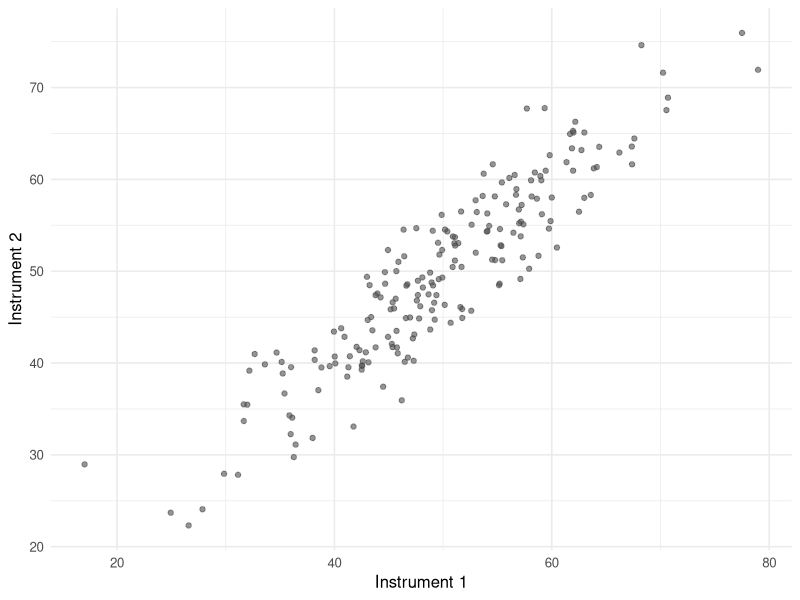
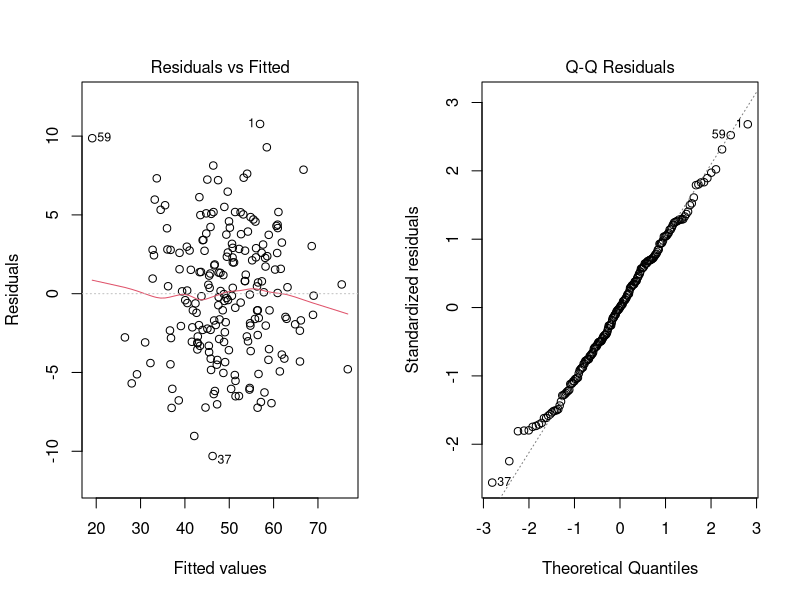

These charts were generated, in order, by the following R code:
# ============================================================
# Biostatistics Courses
# Course 2 — Week 1, Session 1: Correlation vs regression; Model-I/II
# ============================================================

# --- 0. Setup --------------------------------------------------
library(tidyverse)
library(broom)
set.seed(42)
theme_set(theme_minimal(base_size = 12))

# --- 1. Hypothesis / Goal --------------------------------------
# Compare OLS and SMA when both variables carry measurement error.

# --- 2. Data ---------------------------------------------------
n <- 200
true_size <- rnorm(n, mean = 50, sd = 10)
x <- true_size + rnorm(n, 0, 3)
y <- true_size + rnorm(n, 0, 3)
dat <- tibble(x, y)

# --- 3. Visualise ----------------------------------------------
p <- ggplot(dat, aes(x, y)) +
  geom_point(alpha = 0.6, colour = "grey30") +
  labs(x = "Instrument 1", y = "Instrument 2")
print(p)

# --- 4. Assumptions --------------------------------------------
fit_ols <- lm(y ~ x, data = dat)
par(mfrow = c(1, 2)); plot(fit_ols, which = c(1, 2)); par(mfrow = c(1, 1))

# --- 5. Conduct / Fit ------------------------------------------
print(cor.test(dat$x, dat$y))
print(tidy(fit_ols, conf.int = TRUE))

sma_slope <- function(x, y) sign(cor(x, y)) * sd(y) / sd(x)
sma_intercept <- function(x, y) mean(y) - sma_slope(x, y) * mean(x)
b_sma <- sma_slope(dat$x, dat$y)
a_sma <- sma_intercept(dat$x, dat$y)
b_ols <- coef(fit_ols)[2]

# --- 6. Report -------------------------------------------------
cat(sprintf("OLS slope: %.2f; SMA slope: %.2f; cor: %.2f\n",
            unname(b_ols), b_sma, cor(dat$x, dat$y)))
